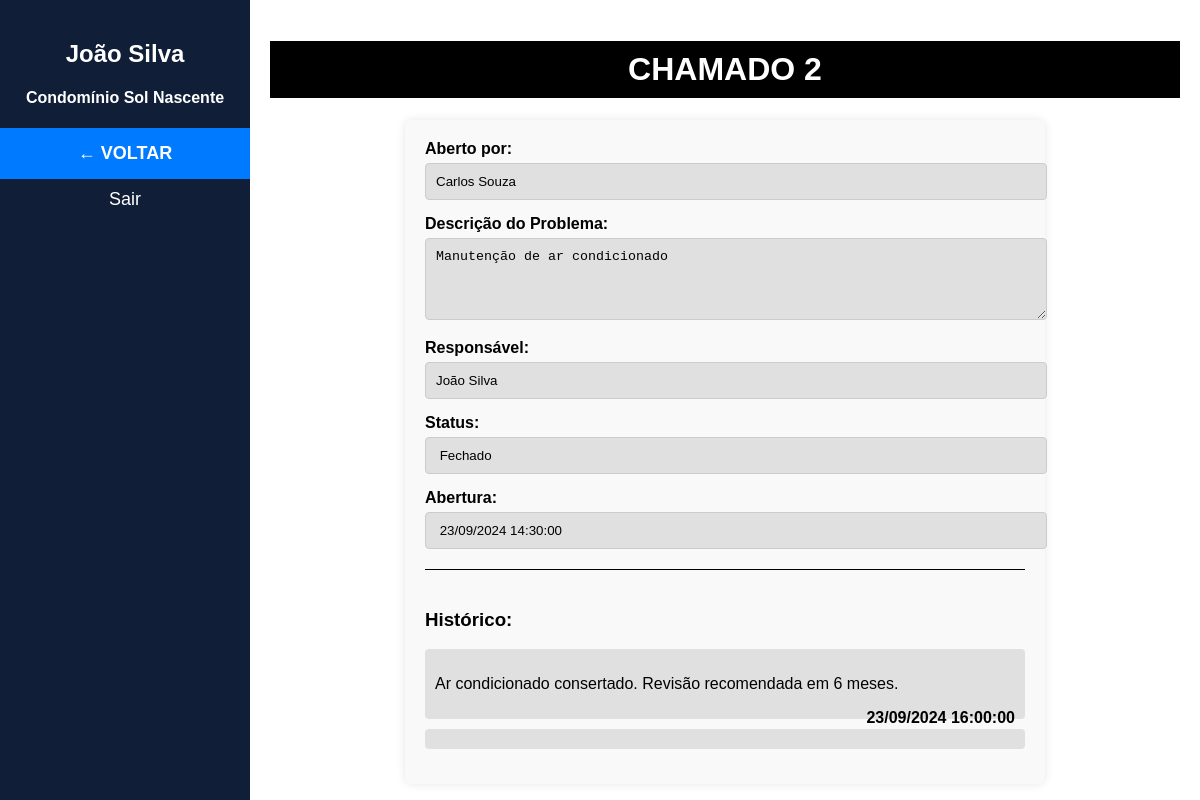
Page /logado/chamado.php?idChamado=2 (signed in) on the committed database.
### tables this page shows
CREATE TABLE IF NOT EXISTS `tb_usuario` (
  `id_usuario` int UNSIGNED NOT NULL AUTO_INCREMENT,
  `id_condominio` int UNSIGNED NOT NULL,
  `nome` varchar(255) NOT NULL,
  `email` varchar(255) NOT NULL,
  `telefone` varchar(255) NOT NULL,
  `tipo_usuario` int UNSIGNED NOT NULL,
  `senha` varchar(255) NOT NULL,
  PRIMARY KEY (`id_usuario`),
  KEY `tb_usuario_FKIndex1` (`id_condominio`)
);

CREATE TABLE IF NOT EXISTS `tb_condominio` (
  `id_condominio` int UNSIGNED NOT NULL AUTO_INCREMENT,
  `nome` varchar(255) NOT NULL,
  `cep` varchar(255) NOT NULL,
  `rua` varchar(255) NOT NULL,
  `numero` int UNSIGNED NOT NULL,
  `cidade` varchar(255) NOT NULL,
  `estado` varchar(255) NOT NULL,
  PRIMARY KEY (`id_condominio`)
);

CREATE TABLE IF NOT EXISTS `tb_chamado` (
  `id_chamado` int UNSIGNED NOT NULL AUTO_INCREMENT,
  `id_tecnico` int UNSIGNED NOT NULL,
  `id_usuario_solicitante` int UNSIGNED NOT NULL,
  `descricao` varchar(255) NOT NULL,
  `dt_abertura` datetime NOT NULL,
  `status` int NOT NULL,
  `dt_fechamento` datetime DEFAULT NULL,
  PRIMARY KEY (`id_chamado`),
  KEY `tb_chamado_FKIndex1` (`id_usuario_solicitante`),
  KEY `tb_chamado_FKIndex2` (`id_tecnico`)
);

CREATE TABLE IF NOT EXISTS `tb_comentario` (
  `id_comentario` int UNSIGNED NOT NULL AUTO_INCREMENT,
  `id_tecnico` int UNSIGNED NOT NULL,
  `id_chamado` int UNSIGNED NOT NULL,
  `dt_comentario` datetime NOT NULL,
  `descricao` varchar(255) NOT NULL,
  PRIMARY KEY (`id_comentario`),
  KEY `tb_comentario_FKIndex1` (`id_chamado`),
  KEY `tb_comentario_FKIndex2` (`id_tecnico`)
);

### logado/chamado.php (the view, shortened to what this page needs)
<?php
    include('../conexao/conexao.php');
    $idChamado = $_GET['idChamado'];
    $query = "SELECT * FROM tb_chamado WHERE id_chamado = $idChamado";
    $result = mysqli_query($connection, $query);
    $row = mysqli_fetch_assoc($result);
    $data = new DateTime($row['dt_abertura']);
    $dataAbertura = $data->format('d/m/Y H:i:s');
    $descricao = $row['descricao'];
    $idSolicitante = $row['id_usuario_solicitante'];
    $idTecnico = $row['id_tecnico'];
    if($row['status'] == 1){
        $status = 'Pendente';
    }else if($row['status'] == 2){
        $status = 'Andamento';
    }else if($row['status'] == 3){
        $status = 'Fechado';
    }
    $query = "SELECT * FROM tb_usuario WHERE id_usuario = $idTecnico";
    $result = mysqli_query($connection, $query);
    $row = mysqli_fetch_assoc($result);
    $nomeTecnico = $row['nome'];
    $query = "SELECT * FROM tb_usuario WHERE id_usuario = $idSolicitante";
    $result = mysqli_query($connection, $query);
    $row = mysqli_fetch_assoc($result);
    $nomeSolicitante = $row['nome'];
?>
<!DOCTYPE html>
<html lang="pt-BR">
<head>
</head>
<body>
<div class="sidebar">
    <h2><?php
            $idUsuario = mysqli_real_escape_string($connection, $_SESSION['idUsuario']);
            $query = "SELECT * FROM tb_usuario WHERE id_usuario = $idUsuario";
            $result = mysqli_query($connection, $query);
            $row = mysqli_fetch_assoc($result);
            echo htmlspecialchars($row['nome']);
            $idCondominio = $row['id_condominio'];
        ?></h2>
    <h4 style="text-align: center;">
        <?php
            $query = "SELECT * FROM tb_condominio WHERE id_condominio = $idCondominio";
            $result = mysqli_query($connection, $query);
            $row = mysqli_fetch_assoc($result);
            echo htmlspecialchars($row['nome']);
        ?>
    </h4>
    <a href="inicial.php" class="back-btn">← VOLTAR</a>
    <a href="../conexao/logout.php">Sair</a>
</div>
    <form action="../conexao/task_editar_chamado.php?idChamado=<?php echo $idChamado; ?>&idTecnico=<?php echo $_SESSION['idUsuario']?>" method="POST" enctype="multipart/form-data">
    <div class="main-content">
        <h1>CHAMADO <?php echo $idChamado?></h1>
        <div class="form-container">
            <div class="form-group">
                <label for="aberto_por">Aberto por:</label>
                <input type="text" id="aberto_por" value="<?php echo $nomeSolicitante; ?>" readonly>
            </div>
            <div class="form-group">
                <label for="descricao_problema">Descrição do Problema:</label>
                <textarea id="descricao_problema" rows="4" readonly><?php echo htmlspecialchars($descricao); ?></textarea>
            </div>
            <div class="form-group">
                <label for="responsavel">Responsável:</label>
                <input type="text" id="responsavel" value="<?php echo $nomeTecnico; ?>" readonly>
            </div>
            <div class="form-group">
                <label for="responsavel">Status:</label>
                <input type="text" id="responsavel" value=" <?php echo htmlspecialchars($status); ?>" readonly>
            </div>
            <div class="form-group">
                <label for="responsavel">Abertura:</label>
                <input type="text" id="responsavel" value=" <?php echo htmlspecialchars($dataAbertura); ?>" readonly>
            </div>
            <div class="historico-container">
                <h3>Histórico:</h3>
                <?php
                    $result = $conn->query("SELECT * FROM tb_comentario where id_chamado = $idChamado");
                    $count = $result->rowCount();
                    if ($count > 0) {
                        while ($row = $result->fetch(PDO::FETCH_OBJ)){
                            $data = new DateTime($row->dt_comentario);
                            $data = $data->format('d/m/Y H:i:s');
                ?>
                    <div class="historico-item">
                        <p><?php echo htmlspecialchars($row->descricao); ?></p>
                        <span><?php echo htmlspecialchars($data); ?></span>
                    </div>
                <?php
                        }
                    }
                ?>
                    <div class="historico-item">
                    </div>
            </div>
    </form>
</body>
</html>

### logado/chamado.php (style rules this page uses)
body { margin: 0; font-family: Arial, sans-serif; }
.sidebar { width: 250px; background-color: #101E38; height: 100vh; position: fixed; padding-top: 20px; }
.sidebar h2 { color: white; text-align: center; }
.sidebar h4 { color: white; }
.sidebar a { display: block; padding: 10px; color: white; text-decoration: none; text-align: center; font-size: 18px; }
.sidebar a.back-btn { background-color: #007BFF; color: #fff; padding: 15px; font-weight: bold; }
.main-content { margin-left: 250px; padding: 20px; }
.main-content h1 { background-color: #000; color: white; padding: 10px; text-align: center; }
.form-container { width: 600px; margin: 0 auto; padding: 20px; background-color: #f9f9f9; border-radius: 8px; box-shadow: 0 0 10px rgba(0, 0, 0, 0.1); }
.form-group { margin-bottom: 15px; }
.form-group label { display: block; font-weight: bold; margin-bottom: 5px; }
.form-group input[type="text"], .form-group textarea { width: 100%; padding: 10px; border: 1px solid #ccc; border-radius: 4px; background-color: #e0e0e0; pointer-events: none; }
.form-group textarea { resize: vertical; }
.historico-container { margin-top: 20px; border-top: 1px solid #000; padding-top: 20px; }
.historico-item { background-color: #e0e0e0; padding: 10px; margin-bottom: 10px; border-radius: 4px; }
.historico-item span { float: right; font-weight: bold; }

### rows in the picture
tb_usuario: nome "João Silva"
tb_condominio: nome "Condomínio Sol Nascente"
tb_usuario: nome "Carlos Souza"
tb_chamado: descricao "Manutenção de ar condicionado", status "Fechado", dt_abertura "23/09/2024 14:30:00"
tb_comentario: descricao "Ar condicionado consertado. Revisão recomendada em 6 meses.", dt_comentario "23/09/2024 16:00:00"

### other values in the picture
$idChamado "2"
